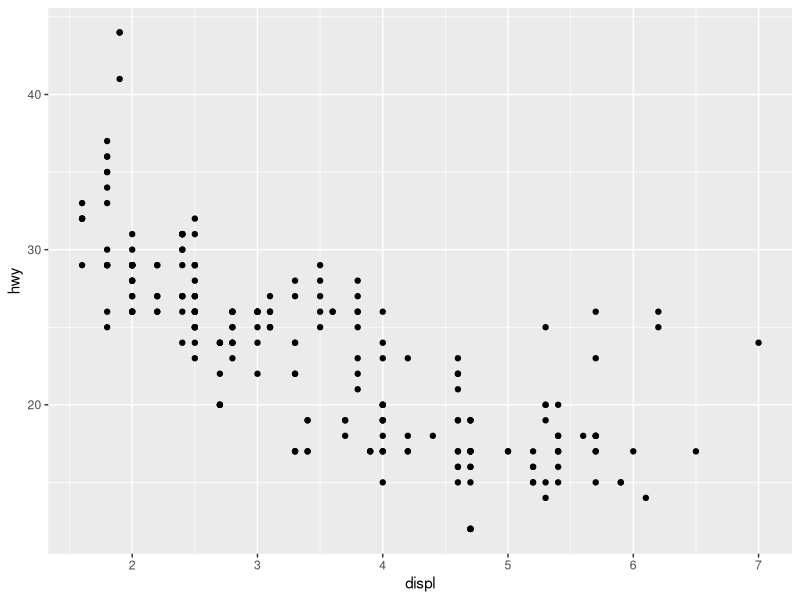
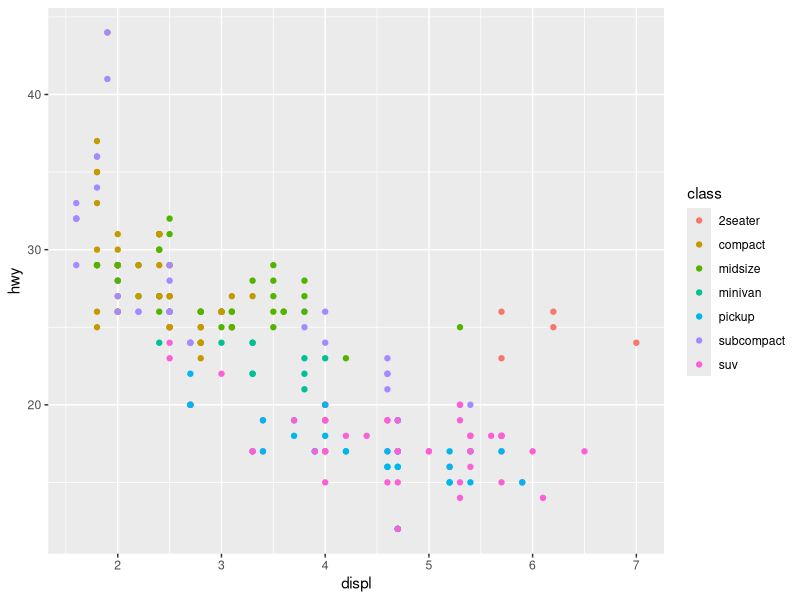
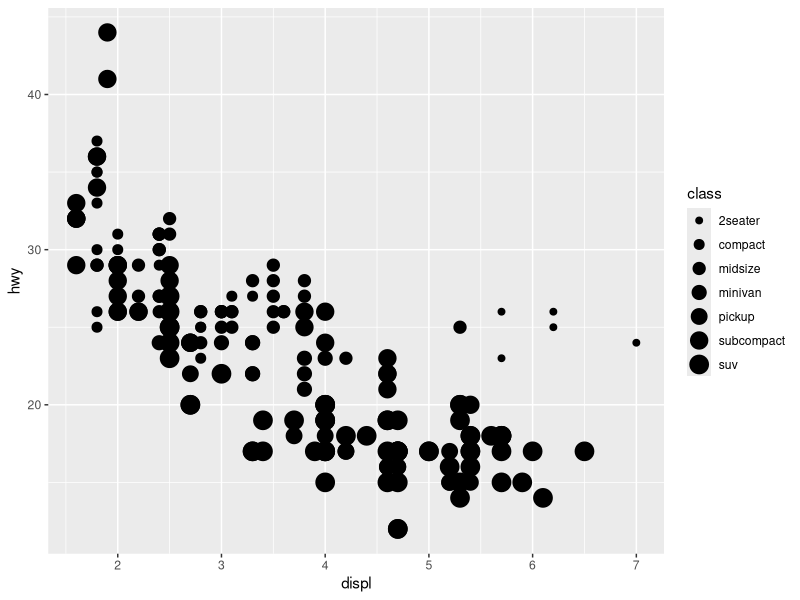
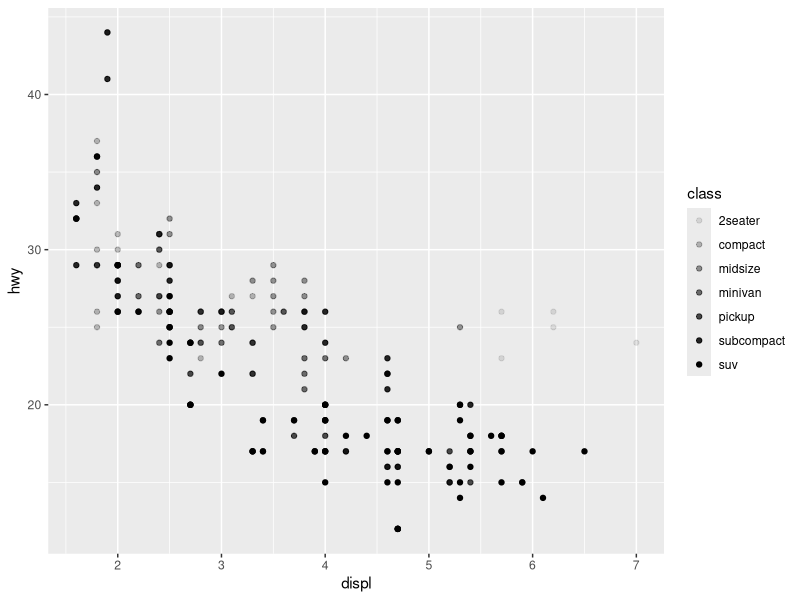
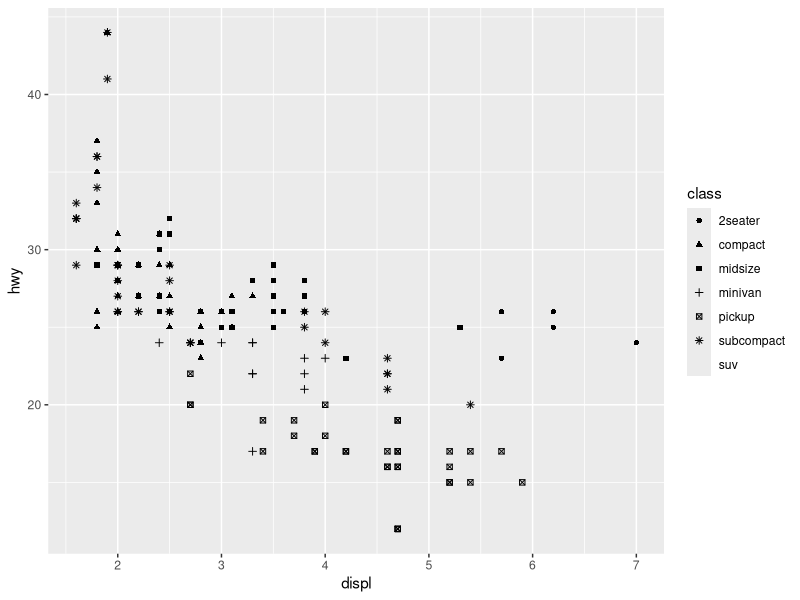
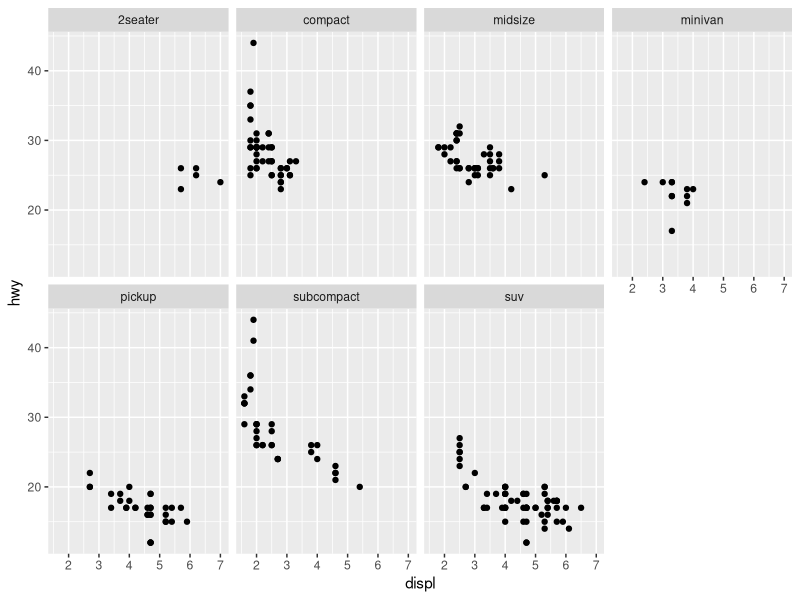
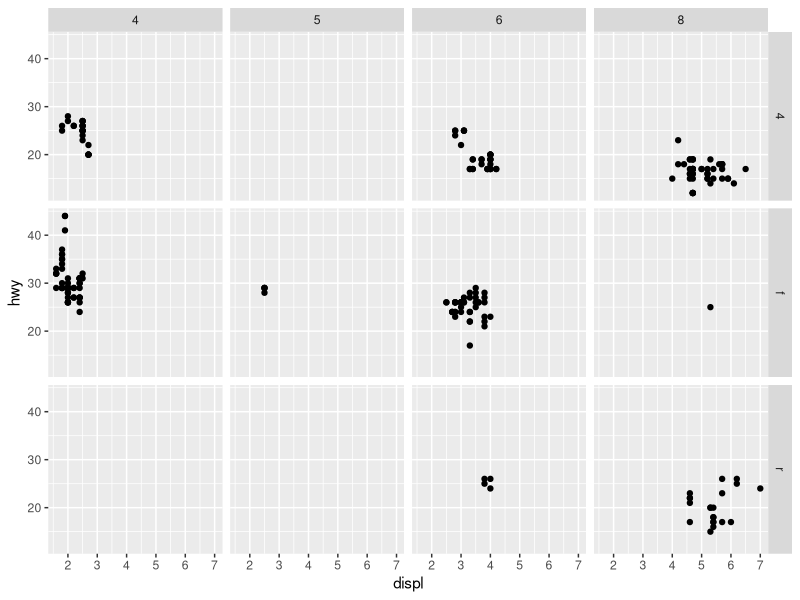
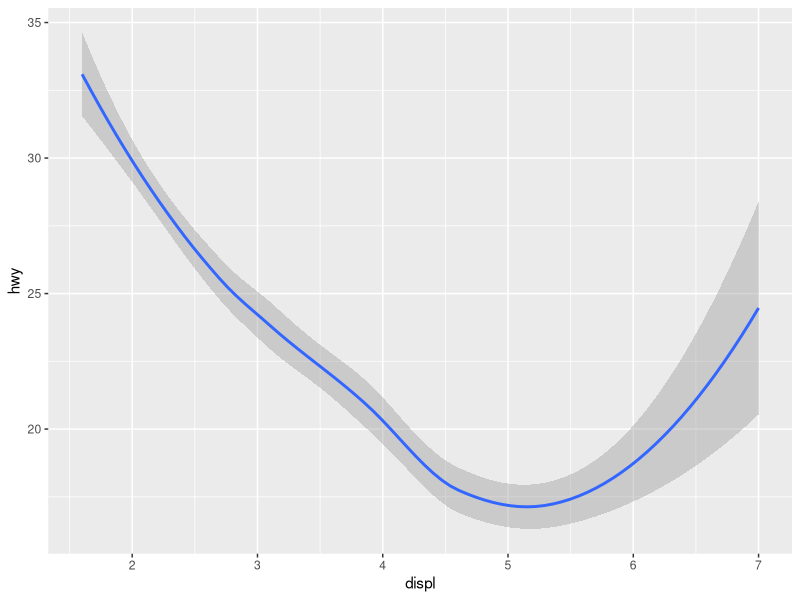

These figures' R source, in order:
##Segundo archivo
library(ggplot2)
library(tidyverse)

# se usa el conjunto de datos llamado mpg. La forma de obtener
# ayuda sobre el conjunto de datos es la indicada a continuacion
?mpg

# se realiza un grafico simple para ver la relacion entre las
# variables hwy y displ
ggplot(data = mpg) + geom_point(mapping = aes(x = displ, y = hwy))

# vemos el efecto de la variable clase mediante una propiedad
# estetica de los puntos
ggplot(data = mpg) +  
  geom_point(mapping = aes(x = displ, y = hwy, color = class))

# podemos usar el tamaño del punto para representar los diferentes 
# tipos de coches. Esta sentencia genera un aviso, porque no es 
# buena idea usar el tamaño para variables discretas cuyos dominios 
# no estan ordenados
ggplot(data = mpg) + 
  geom_point(mapping = aes(x = displ, y = hwy, size = class))

# uso de transparencia para representar los tipos de coches
ggplot(data = mpg) + 
  geom_point(mapping = aes(x = displ, y = hwy, alpha = class))

# igual con la forma de los puntos
ggplot(data = mpg) + 
  geom_point(mapping = aes(x = displ, y = hwy, shape = class))

# se usa facet_wrap para subdividir los datos por la variable clase
ggplot(data = mpg) + 
  geom_point(mapping = aes(x = displ, y = hwy)) + 
  facet_wrap(~ class, nrow = 2)

# subdivision de datos mediante dos variables
ggplot(data = mpg) + 
  geom_point(mapping = aes(x = displ, y = hwy)) + 
  facet_grid(drv ~ cyl)

# representacion usando geom_smooth
ggplot(data = mpg) + 
  geom_smooth(mapping = aes(x = displ, y = hwy))

# uso de geom_smooth, clasificando los datos de acuerdo a la
# variable clase
ggplot(data = mpg) + 
  geom_smooth(mapping = aes(x = displ, y = hwy, linetype = class))

# uso de geom_smooth, pero visualizando tambien los puntos
# que representan a los datos
ggplot(data = mpg) + 
  geom_point(mapping = aes(x = displ, y = hwy, color=class)) +
  geom_smooth(mapping = aes(x = displ, y = hwy, linetype=class))

# otro ejemplo de visualizacion con varios tipos de geometria
ggplot(data = mpg) + 
  geom_point(mapping = aes(x = displ, y = hwy)) +
  geom_smooth(mapping = aes(x = displ, y = hwy))

# forma de evitar la repeticion: mapping sobre ggplot
ggplot(data = mpg, mapping = aes(x = displ, y = hwy)) +
  geom_point() +
  geom_smooth()

# usando mappings locales y globales
ggplot(data = mpg, mapping = aes(x = displ, y = hwy)) +
  geom_point(mapping = aes(color=class)) +
  geom_smooth(mapping = aes(linetype = class))

# diferentes conjuntos de datos para cada capa
ggplot(data = mpg, mapping = aes(x = displ, y = hwy)) + 
  geom_point(mapping = aes(color = class)) + 
  geom_smooth(data = filter(mpg, class == "subcompact"), se = TRUE)

# se obtiene un diagrama de barras para ver la calidad del
# corte de los datos en el conjunto
ggplot(data = diamonds) +
  geom_bar(mapping = aes(x=cut))

# se podría haber obtenido el gráfico de otra forma diferente
ggplot(data = diamonds) +
  stat_count(mapping = aes(x=cut))

# se modifica el comportamiento de stat para mostrar proporciones
# y no conteo
ggplot(data = diamonds) +
  geom_bar(mapping = aes(x=cut, y = ..prop.., group=1))

# se enriquece el grafico con mas informacion sobre las calidades
# de corte
ggplot(data = diamonds) +
  stat_summary(
    mapping = aes(x=cut, y=depth),
    fun.ymin = min,
    fun.ymax = max,
    fun.y = median
  )

# se muestra informacion sobre clarity en las barras
ggplot(data = diamonds) +
  geom_bar(mapping = aes(x=cut, fill=clarity))

# uso de jitter
ggplot(data = mpg) + 
  geom_point(mapping = aes(x = displ, y = hwy), 
             position = "jitter")

# solapamiento de etiquetas en el eje X
ggplot(data = mpg, mapping = aes(x = class, y = hwy)) +
  geom_boxplot()

# para evitar el solapamiento se giran los ejes
ggplot(data = mpg, mapping = aes(x = class, y = hwy)) +      
  geom_boxplot() +
  coord_flip()
  
